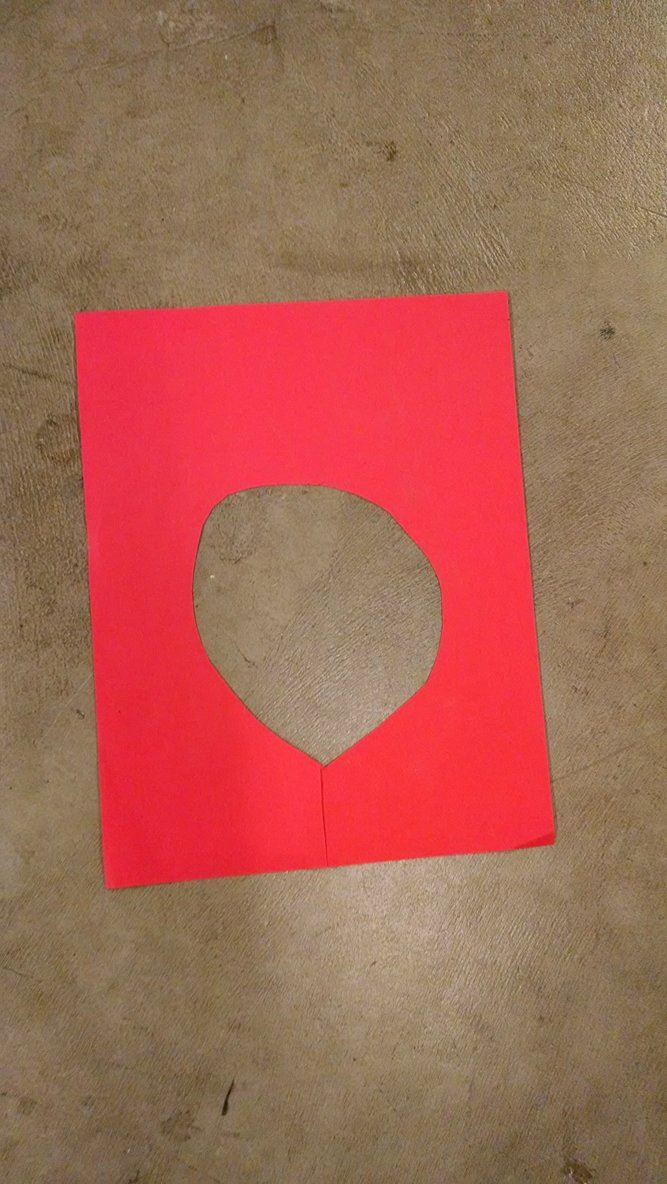
//> input picture TerrainCalib/TerrainCalib/test3.jpg, 667 x 1184 px
$ ./TerrainCalib   (built with g++ and OpenCV 4)
//> lines starting //> are read from the running program, lines starting //| are printed output that depends on the picture; after the words box and inside, x2 and y2 are one past the last pixel; in counts of white or black regions, pixels touching at a corner belong together
### TerrainCalib/TerrainCalib/TerrainCalib.h
#pragma once
#include "opencv2/core/core.hpp"
#include "opencv2/highgui/highgui.hpp"
#include "opencv2/imgproc/imgproc.hpp"
#include <iostream>
#include <fstream>
#include <queue>

using namespace cv;
using namespace std;

int main();

void write_to_obj_file(string file_name, const vector<cv::Mat> &contours);

### TerrainCalib/TerrainCalib/stdafx.h
// stdafx.h : include file for standard system include files,
// or project specific include files that are used frequently, but
// are changed infrequently
//

#pragma once

#include "targetver.h"

#include <stdio.h>
#include <tchar.h>


// TODO: reference additional headers your program requires here

### TerrainCalib/TerrainCalib/TerrainCalib.cpp
// TerrainCalib.cpp : blahblah
//

#include "stdafx.h"
#include "TerrainCalib.h"

using namespace cv;
using namespace std;


int main()
{
	Mat src, src1, gaus, hsv, imgthresh, processed;

	String file_name = "test3.jpg";

	src = imread(file_name, CV_LOAD_IMAGE_COLOR);
//> src is the input picture: 1184 rows x 667 cols, CV_8UC3; mean B, G, R 84.7, 101.3, 166.5
	src1 = imread(file_name, CV_LOAD_IMAGE_COLOR);
	//imshow("Image", src);

	cv::GaussianBlur(src, gaus, cv::Size(11, 11), 2, 2);
	cv::cvtColor(gaus, hsv, CV_BGR2HSV);
//> hsv: 1184 rows x 667 cols, CV_8UC3; mean H, S, V 55.8, 120.2, 166.5
	//imshow("Gaussian", gaus);

	//open text file containing points and store in array
	vector <vector <string>> data;
	int row = 0;
	ifstream infile("points.txt");
	while (infile) {
		string s;
		if (!getline(infile, s)) break;
		istringstream ss(s);
		vector <string> record;
		row++;
		while (ss) {
			string s;
			if (!getline(ss, s, ',')) break;
			record.push_back(s);
		}
		data.push_back(record);
	}
	if (!infile.eof())
	{
		cerr << "Text file fail\n";
	}

	infile.close();
	//imshow("HSV", hsv);
	vector<cv::Mat> contours;
	//iterate through all rows of input points
	for (int i = 0; i < row; i++) {
		cv::Mat roi = hsv(cv::Rect(Point(stoi(data[i][0]), stoi(data[i][1])), Point(stoi(data[i][0]) + 100, stoi(data[i][1]) + 100)));
		imshow("roi" + to_string(i), roi);

		std::vector<cv::Mat> hsvPlanes;
		std::vector<cv::Mat> hsvPlanes2;
		cv::split(roi, hsvPlanes);
		cv::split(hsv, hsvPlanes2);

		cv::Scalar mean, stddev;
		cv::meanStdDev(hsvPlanes[0], mean, stddev);


		float minHue = mean[0] - (stddev[0] * 10);
		float maxHue = mean[0] + (stddev[0] * 10);

		cv::inRange(hsvPlanes2[0], cv::Scalar(minHue), cv::Scalar(maxHue), imgthresh);
		imshow("Threshold", imgthresh);

		erode(imgthresh, processed, 5);
		dilate(processed, processed, 20);
		imshow("Final" + to_string(i), processed);

		vector<vector<cv::Point>> contours; // Vector for storing contour
		vector<Vec4i> hierarchy;
		findContours(processed, contours, hierarchy, CV_RETR_CCOMP, CV_CHAIN_APPROX_SIMPLE);
		Scalar color(255, 255, 0);  // color of the contour

		// sort contours largest to smallest
		std::sort(contours.begin(), contours.end(), compareContourAreas);
//> (this line was passed over: compareContourAreas is not available in this run)
		std::reverse(contours.begin(), contours.end());

		const int num_contours = 2;
		if (contours.size() > num_contours) {
			contours.erase(contours.begin() + num_contours, contours.end());
		}

		write_to_obj_file("temp.obj", contours);
//> (this line was passed over: a library is not available in this run)

		std::cout << contours.size() << endl;

		// iterate through each contour.
		for (int i = 0; i < contours.size(); i++)
		{
			drawContours(src, contours, i, color, 5, 8);
		}
		namedWindow("Display window" + to_string(i), CV_WINDOW_AUTOSIZE);
		imshow("Display window" + to_string(i), src);
	}
//> this loop made 2 passes
//| 2
//| 2
//> pass 1, `imshow("roi" + to_string(i), roi);`:
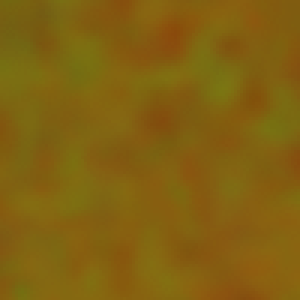
//> window 'roi0': 100 rows x 100 cols, CV_8UC3 (shown 3 times larger); mean B, G, R 16.5, 97.2, 129.7
//> pass 1, `cv::inRange(hsvPlanes2[0], cv::Scalar(minHue), cv::Scalar(maxHue), img..`:
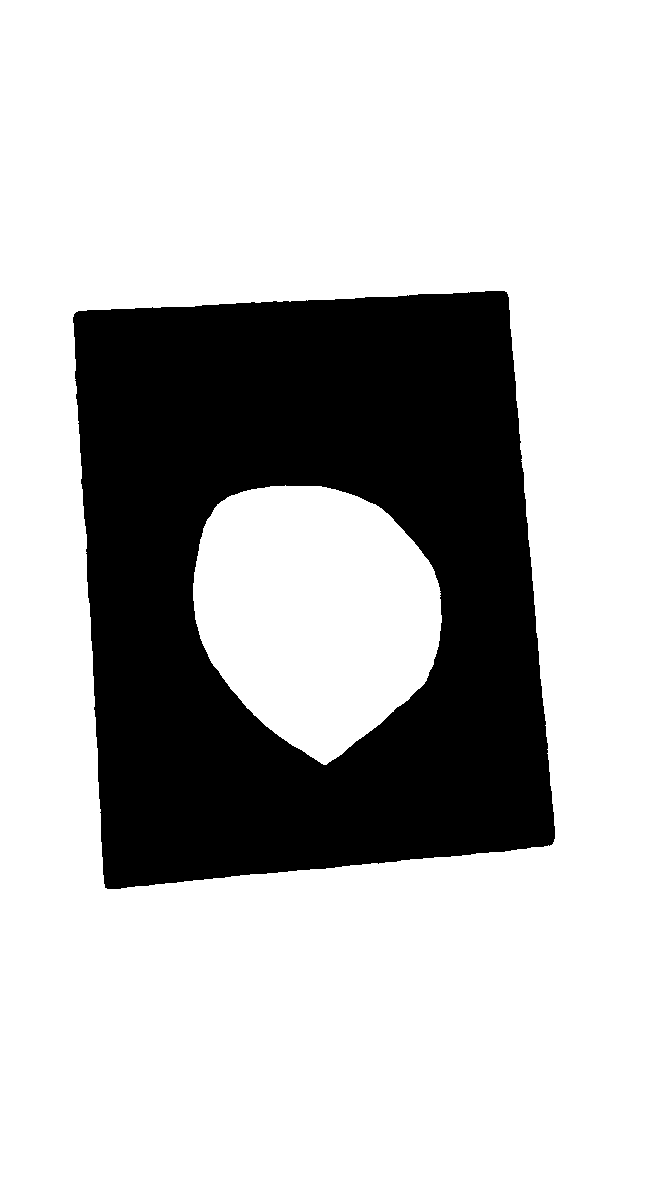
//> imgthresh: 1184 rows x 667 cols, CV_8UC1; 74.6% white; 1 black region, box (x1, y1, x2, y2) and area: (73, 291, 555, 889) 200682
//> pass 1, `imshow("Display window" + to_string(i), src);`:
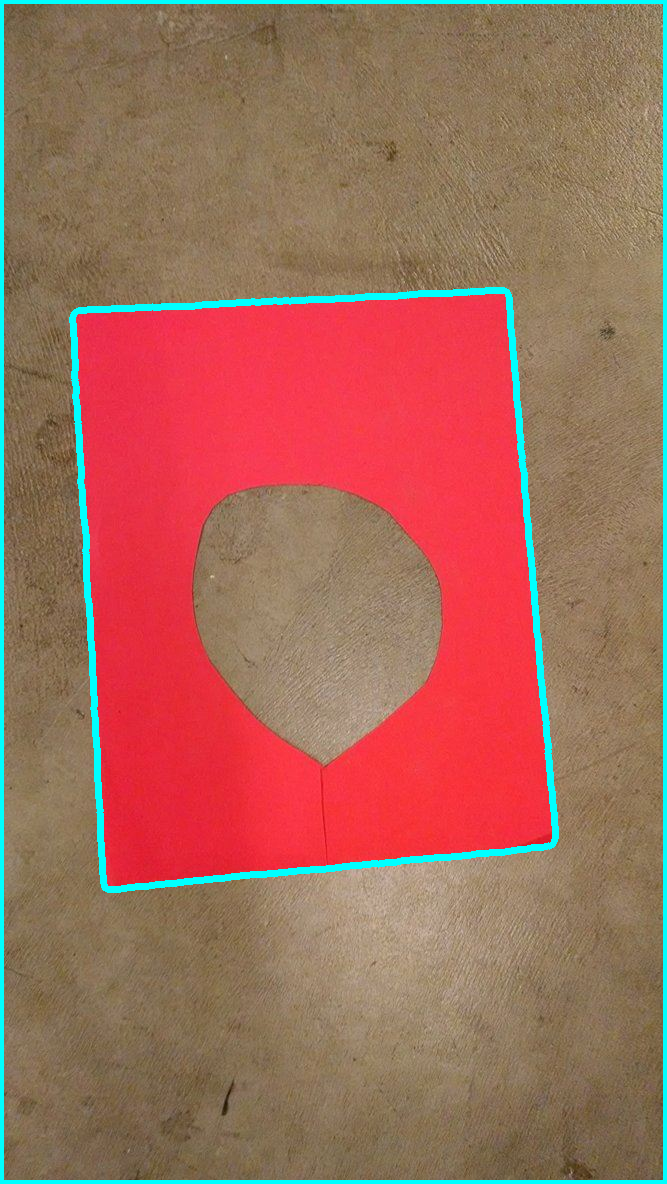
//> window 'Display window0': 1184 rows x 667 cols, CV_8UC3; mean B, G, R 91, 106.8, 160.9
//> after the loop:
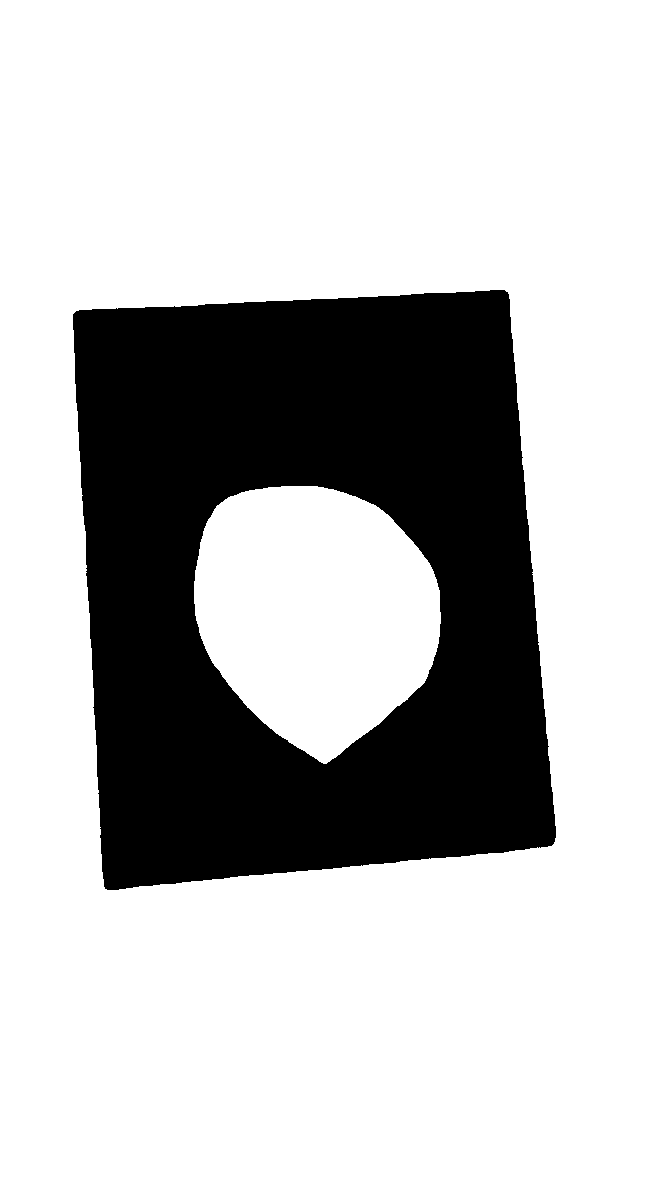
//> imgthresh: 1184 rows x 667 cols, CV_8UC1; 74.3% white; 1 black region, box (x1, y1, x2, y2) and area: (73, 290, 556, 890) 202729
//> after the loop:
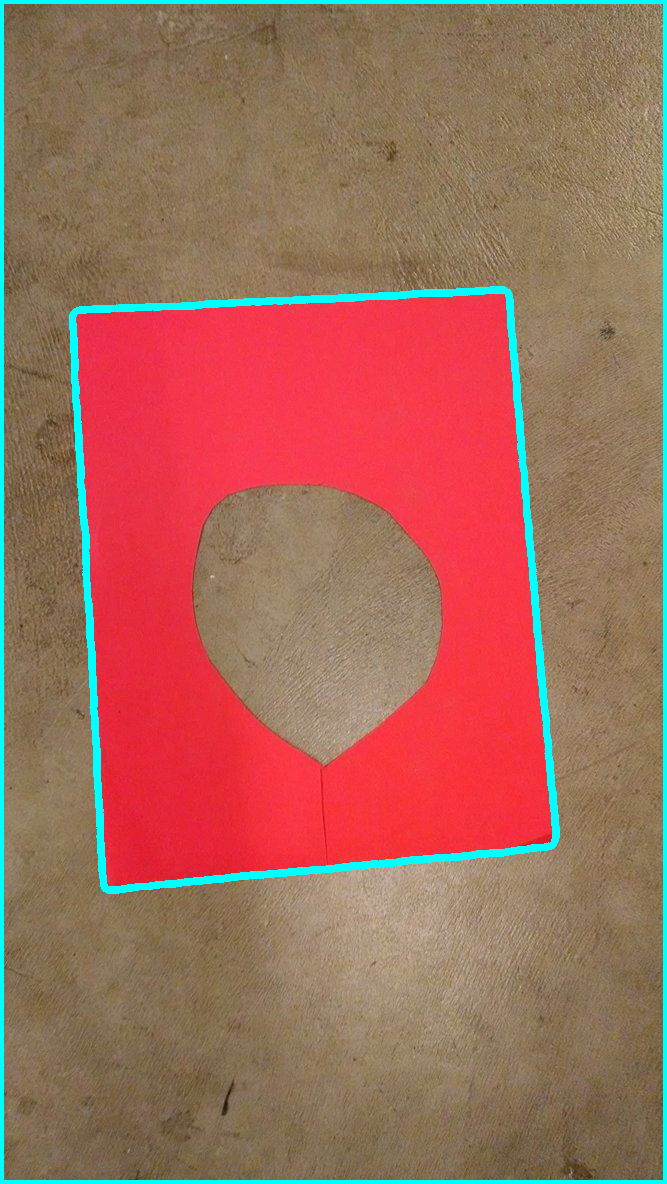
//> src: 1184 rows x 667 cols, CV_8UC3; 3.83% of pixels changed, all inside (x1, y1, x2, y2) = (0, 0, 667, 1184)
	waitKey(0);
	return 0;
}

// [17 lines left out: functions get_width, compareContourAreas, not called in this run]


/*
Writes the list of contours to the given file.
*/
// [42 lines left out: function write_to_obj_file, not called in this run]
